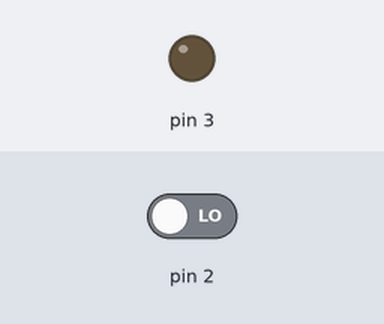
A sketch run on a simulated Arduino Uno, built with avr-gcc and run on an emulated ATmega328P. Shown: output pins drawn as LEDs (lit = HIGH). The inputs (shaded band) are chosen by the test bench; at power-on: pin 2 LOW.

Above: at 1.2 s.
1.3 s: pin 2 driven HIGH
At 1.9 s:
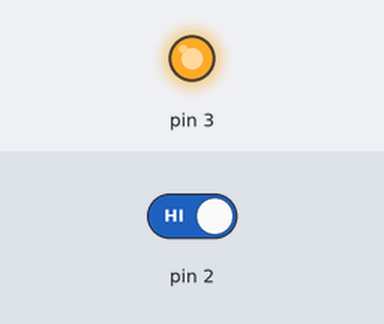
2.8 s: pin 2 driven LOW
At 3.1 s:
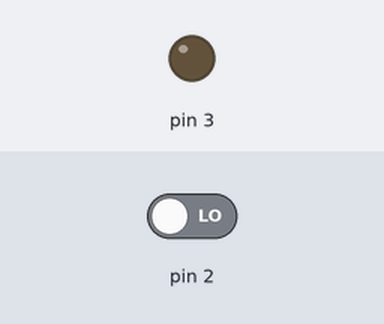
Timing chart, 0 to 5.8 s (numbered marks = the images above; inputs shaded):
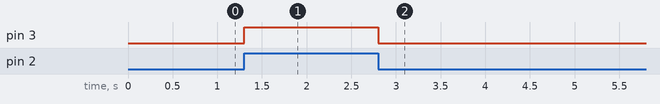

The sketch:

button-control.ino
```cpp
#include <Arduino.h>

void setup() {
  pinMode(2, INPUT);
  pinMode(3, OUTPUT);
}

void loop() {
  int button = digitalRead(2);

  if (button == HIGH) {
    digitalWrite(3, HIGH);
  } else {
    digitalWrite(3, LOW);
  }
}
```

Measured:
- after the input at 1.3 s, pin 3: LOW → HIGH at once
- after the input at 2.8 s, pin 3: HIGH → LOW at once
